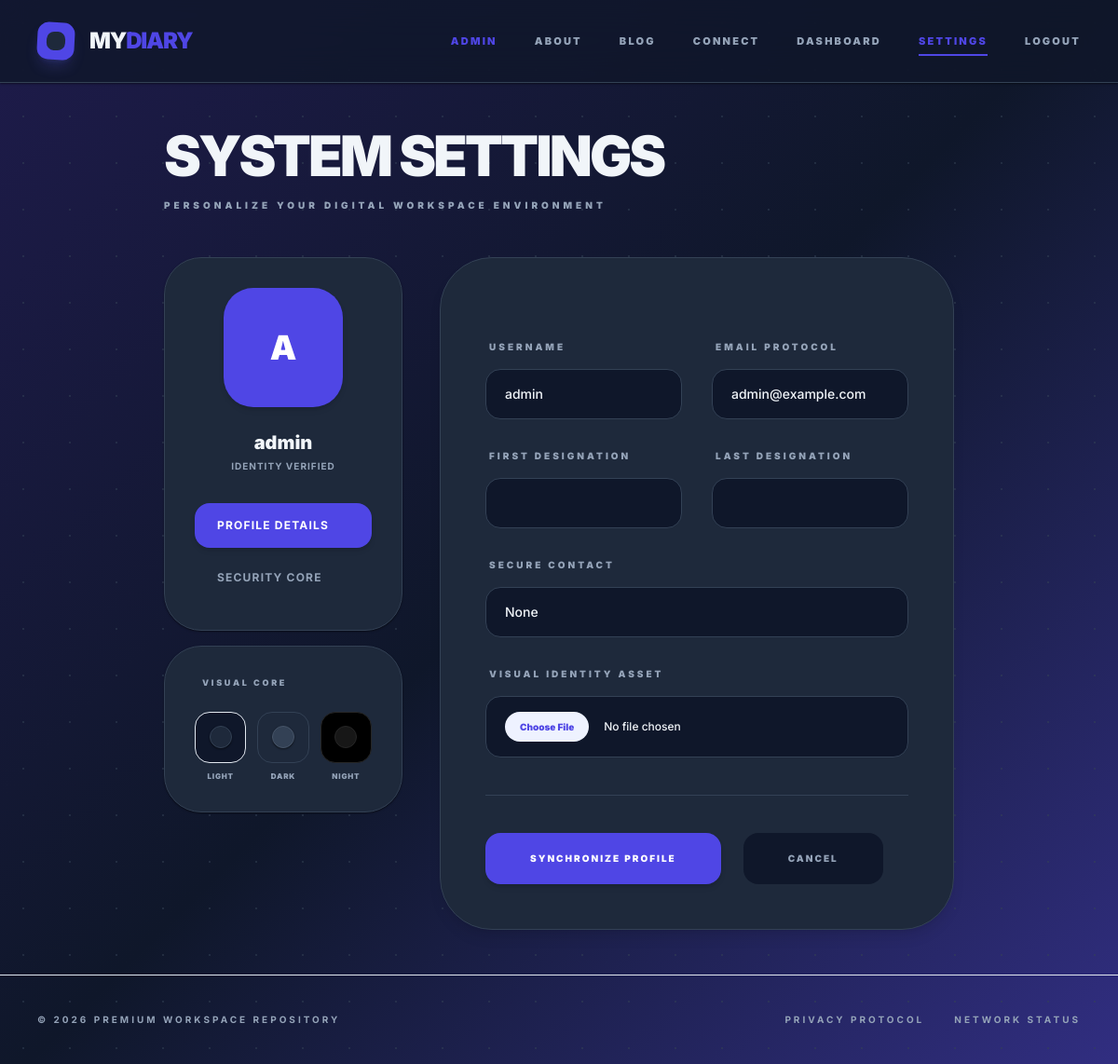
The page /settings/ (signed in) on the database its author committed.
### userapp/models.py (models this page shows)
class User(AbstractUser):
    email = models.EmailField(unique=False)
    phone = models.CharField(max_length=15, blank=True, null=True)
    profile_pic = models.ImageField(upload_to='profiles/', blank=True, null=True)
    is_verified = models.BooleanField(default=False)
    otp = models.CharField(max_length=6, blank=True, null=True)
    USERNAME_FIELD = 'username'
    REQUIRED_FIELDS = ['email']

### userapp/views.py (the view)
# urls.py: path('settings/', views.settings, name='settings'),
@login_required
def settings(request):
    if request.method == 'POST':
        form = ProfileUpdateForm(request.POST, request.FILES, instance=request.user)
        if form.is_valid():
            form.save()
            messages.success(request, 'Profile updated successfully!')
            return redirect('settings')
    else:
        form = ProfileUpdateForm(instance=request.user)
    return render(request, 'userapp/settings.html', {'form': form})

### templates/userapp/settings.html (shortened to what this page needs)
{% extends 'base.html' %}
{% block content %}
<div class="max-w-4xl mx-auto py-8 md:py-12 px-4 md:px-6">
    <div class="mb-8 md:mb-12">
        <h1 class="text-4xl md:text-6xl font-black text-slate-900 tracking-tighter uppercase mb-4 theme-text">System Settings</h1>
        <p class="text-slate-400 text-[9px] md:text-[10px] font-black uppercase tracking-[0.3em] md:tracking-[0.4em]">Personalize your digital workspace environment</p>
    </div>
    <div class="grid grid-cols-1 lg:grid-cols-3 gap-8 md:gap-10">
        <div class="space-y-6 md:space-y-4">
            <div class="bg-white border border-slate-100 p-6 md:p-8 rounded-3xl md:rounded-[2.5rem] shadow-sm theme-bg theme-border text-center lg:text-left">
                <div class="flex flex-col items-center mb-6 md:mb-8">
                    <div class="relative group mb-4 md:mb-6">
                        {% if user.profile_pic %}
                            <img src="{{ user.profile_pic.url }}" class="w-24 h-24 md:w-32 md:h-32 rounded-2xl md:rounded-[2rem] object-cover border-4 border-white shadow-md theme-border">
                        {% else %}
                            <div class="w-24 h-24 md:w-32 md:h-32 bg-indigo-600 rounded-2xl md:rounded-[2rem] flex items-center justify-center text-white text-3xl md:text-4xl font-black shadow-md">
                                {{ user.username|slice:":1"|upper }}
                            </div>
                        {% endif %}
                    </div>
                    <h3 class="text-xl font-black text-slate-900 theme-text">{{ user.username }}</h3>
                    <p class="text-[9px] md:text-[10px] font-bold text-slate-400 uppercase tracking-widest mt-1">Identity Verified</p>
                </div>
                <div class="space-y-2">
                    <button class="w-full text-left px-5 md:px-6 py-3 md:py-4 rounded-xl md:rounded-2xl bg-indigo-600 text-white font-bold text-[10px] md:text-xs uppercase tracking-widest shadow-md">
                        Profile Details
                    </button>
                    <a href="{% url 'security_settings' %}" class="w-full block text-left px-5 md:px-6 py-3 md:py-4 rounded-xl md:rounded-2xl text-slate-400 font-bold text-[10px] md:text-xs uppercase tracking-widest hover:bg-slate-50 transition-all theme-text">
                        Security Core
                    </a>
                </div>
            </div>
            <div class="bg-white border border-slate-100 p-6 md:p-8 rounded-3xl md:rounded-[2.5rem] shadow-sm theme-bg theme-border">
                <p class="text-[9px] font-black uppercase tracking-[0.3em] text-slate-400 mb-6 px-2">Visual Core</p>
                <div class="grid grid-cols-3 gap-3">
                    <button onclick="setTheme('light')" class="flex flex-col items-center gap-2 group">
                        <div class="w-full aspect-square bg-slate-50 border border-slate-200 rounded-xl md:rounded-2xl flex items-center justify-center group-hover:border-indigo-600 transition-all">
                            <div class="w-5 h-5 md:w-6 md:h-6 bg-white rounded-full shadow-sm border border-slate-100"></div>
                        </div>
                        <span class="text-[7px] md:text-[8px] font-black uppercase tracking-widest text-slate-400">Light</span>
                    </button>
                    <button onclick="setTheme('dark')" class="flex flex-col items-center gap-2 group">
                        <div class="w-full aspect-square bg-slate-800 border border-slate-700 rounded-xl md:rounded-2xl flex items-center justify-center group-hover:border-indigo-600 transition-all">
                            <div class="w-5 h-5 md:w-6 md:h-6 bg-slate-700 rounded-full shadow-sm border border-slate-600"></div>
                        </div>
                        <span class="text-[7px] md:text-[8px] font-black uppercase tracking-widest text-slate-400">Dark</span>
                    </button>
                    <button onclick="setTheme('night')" class="flex flex-col items-center gap-2 group">
                        <div class="w-full aspect-square bg-black border border-neutral-800 rounded-xl md:rounded-2xl flex items-center justify-center group-hover:border-indigo-600 transition-all">
                            <div class="w-5 h-5 md:w-6 md:h-6 bg-neutral-900 rounded-full shadow-sm border border-neutral-800"></div>
                        </div>
                        <span class="text-[7px] md:text-[8px] font-black uppercase tracking-widest text-slate-400">Night</span>
                    </button>
                </div>
            </div>
        </div>
        <div class="lg:col-span-2">
            <div class="bg-white border border-slate-100 p-8 md:p-12 rounded-3xl md:rounded-[3.5rem] shadow-lg theme-bg theme-border">
                <form method="post" enctype="multipart/form-data" class="space-y-6 md:space-y-10">
                    <div class="grid grid-cols-1 md:grid-cols-2 gap-6 md:gap-8">
                        <div class="group">
                            <label class="block text-[9px] md:text-[10px] font-black text-slate-400 uppercase tracking-[0.3em] mb-3 md:mb-4 ml-1">Username</label>
                            <input type="text" name="username" value="{{ user.username }}" class="w-full px-5 py-4 bg-slate-50 border border-slate-100 rounded-xl md:rounded-2xl text-sm font-medium focus:border-indigo-600 outline-none transition-all theme-bg theme-border theme-text" required>
                        </div>
                        <div class="group">
                            <label class="block text-[9px] md:text-[10px] font-black text-slate-400 uppercase tracking-[0.3em] mb-3 md:mb-4 ml-1">Email Protocol</label>
                            <input type="email" name="email" value="{{ user.email }}" class="w-full px-5 py-4 bg-slate-50 border border-slate-100 rounded-xl md:rounded-2xl text-sm font-medium focus:border-indigo-600 outline-none transition-all theme-bg theme-border theme-text" required>
                        </div>
                        <div class="group">
                            <label class="block text-[9px] md:text-[10px] font-black text-slate-400 uppercase tracking-[0.3em] mb-3 md:mb-4 ml-1">First Designation</label>
                            <input type="text" name="first_name" value="{{ user.first_name }}" class="w-full px-5 py-4 bg-slate-50 border border-slate-100 rounded-xl md:rounded-2xl text-sm font-medium focus:border-indigo-600 outline-none transition-all theme-bg theme-border theme-text">
                        </div>
                        <div class="group">
                            <label class="block text-[9px] md:text-[10px] font-black text-slate-400 uppercase tracking-[0.3em] mb-3 md:mb-4 ml-1">Last Designation</label>
                            <input type="text" name="last_name" value="{{ user.last_name }}" class="w-full px-5 py-4 bg-slate-50 border border-slate-100 rounded-xl md:rounded-2xl text-sm font-medium focus:border-indigo-600 outline-none transition-all theme-bg theme-border theme-text">
                        </div>
                        <div class="md:col-span-2 group">
                            <label class="block text-[9px] md:text-[10px] font-black text-slate-400 uppercase tracking-[0.3em] mb-3 md:mb-4 ml-1">Secure Contact</label>
                            <input type="tel" name="phone" value="{{ user.phone }}" class="w-full px-5 py-4 bg-slate-50 border border-slate-100 rounded-xl md:rounded-2xl text-sm font-medium focus:border-indigo-600 outline-none transition-all theme-bg theme-border theme-text">
                        </div>
                        <div class="md:col-span-2 group">
                            <label class="block text-[9px] md:text-[10px] font-black text-slate-400 uppercase tracking-[0.3em] mb-3 md:mb-4 ml-1">Visual Identity Asset</label>
                            <input type="file" name="profile_pic" class="w-full px-5 py-3 md:py-4 bg-slate-50 border border-slate-100 rounded-xl md:rounded-2xl text-[10px] md:text-xs font-medium focus:border-indigo-600 outline-none transition-all theme-bg theme-border theme-text file:mr-4 file:py-2 file:px-4 file:rounded-full file:border-0 file:text-[10px] file:font-black file:bg-indigo-50 file:text-indigo-600 hover:file:bg-indigo-100">
                        </div>
                    </div>
                    <div class="pt-8 md:pt-10 border-t border-slate-50 theme-border flex flex-col sm:flex-row gap-4 md:gap-6">
                        <button type="submit" class="btn-premium px-10 md:px-12 py-4 md:py-5 rounded-xl md:rounded-2xl text-[10px] font-black uppercase tracking-[0.2em] shadow-md">
                            Synchronize Profile
                        </button>
                        <a href="{% url 'dashboard' %}" class="px-10 md:px-12 py-4 md:py-5 rounded-xl md:rounded-2xl bg-slate-50 text-slate-400 text-[10px] font-black uppercase tracking-[0.2em] hover:bg-slate-100 transition-all text-center theme-bg theme-text">
                            Cancel
                        </a>
                    </div>
                </form>
            </div>
        </div>
    </div>
</div>
{% endblock %}

### templates/base.html (style rules this page uses)
:root { --bg-primary: #f8fafc; --bg-secondary: #ffffff; --text-primary: #1e293b; --text-secondary: #64748b; --border-color: #e2e8f0; --card-bg: #ffffff; --glass-bg: rgba(255, 255, 255, 0.7); --indigo-accent: #4f46e5; --gradient-1: #f0f4ff; --gradient-2: #ffffff; --gradient-3: #fff0f6; }
[data-theme='dark'] { --bg-primary: #0f172a; --bg-secondary: #1e293b; --text-primary: #f1f5f9; --text-secondary: #94a3b8; --border-color: #334155; --card-bg: #1e293b; --glass-bg: rgba(15, 23, 42, 0.8); --gradient-1: #1e1b4b; --gradient-2: #0f172a; --gradient-3: #312e81; }
body { font-family: 'Inter', sans-serif; background-color: var(--bg-primary); color: var(--text-primary); overflow-x: hidden; font-size: 16px; line-height: 1.6; transition: background-color 0.3s ease, color 0.3s ease; }
.btn-premium { background: var(--indigo-accent); color: #fff; transition: all 0.4s cubic-bezier(0.4, 0, 0.2, 1); }
[data-theme='dark'] .bg-white, [data-theme='night'] .bg-white { background-color: var(--bg-secondary) !important; }
[data-theme='dark'] .theme-bg, [data-theme='night'] .theme-bg { background-color: var(--bg-secondary) !important; }
[data-theme='dark'] .bg-slate-50, [data-theme='night'] .bg-slate-50 { background-color: var(--bg-primary) !important; }
[data-theme='dark'] .text-slate-900, [data-theme='night'] .text-slate-900 { color: var(--text-primary) !important; }
[data-theme='dark'] .theme-text, [data-theme='night'] .theme-text { color: var(--text-primary) !important; }
[data-theme='dark'] .text-slate-400, [data-theme='night'] .text-slate-400 { color: var(--text-secondary) !important; }
[data-theme='dark'] .border-slate-100, [data-theme='night'] .border-slate-100 { border-color: var(--border-color) !important; }
[data-theme='dark'] .theme-border, [data-theme='night'] .theme-border { border-color: var(--border-color) !important; }
[data-theme='dark'] .shadow-sm, [data-theme='night'] .shadow-sm { box-shadow: 0 1px 2px 0 rgba(0, 0, 0, 0.5) !important; }

### rows shown on the page
User: username "A", username "admin", email "admin@example.com", phone "None"
